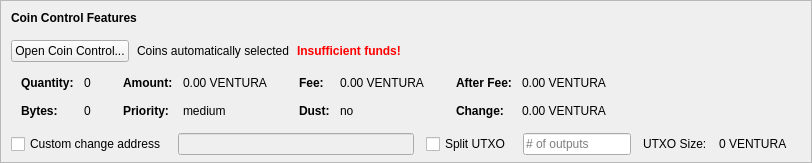
    <widget class="QFrame" name="frameCoinControl">
     <property name="sizePolicy">
      <sizepolicy hsizetype="Expanding" vsizetype="Expanding">
       <horstretch>0</horstretch>
       <verstretch>0</verstretch>
      </sizepolicy>
     </property>
     <property name="maximumSize">
      <size>
       <width>16777215</width>
       <height>16777215</height>
      </size>
     </property>
     <property name="frameShape">
      <enum>QFrame::StyledPanel</enum>
     </property>
     <property name="frameShadow">
      <enum>QFrame::Sunken</enum>
     </property>
     <layout class="QVBoxLayout" name="verticalLayoutCoinControl2">
      <property name="spacing">
       <number>0</number>
      </property>
      <property name="leftMargin">
       <number>0</number>
      </property>
      <property name="topMargin">
       <number>0</number>
      </property>
      <property name="rightMargin">
       <number>0</number>
      </property>
      <property name="bottomMargin">
       <number>6</number>
      </property>
      <item>
       <layout class="QVBoxLayout" name="verticalLayoutCoinControl" stretch="0,0,0,0,1">
        <property name="spacing">
         <number>0</number>
        </property>
        <property name="leftMargin">
         <number>10</number>
        </property>
        <property name="topMargin">
         <number>10</number>
        </property>
        <item>
         <layout class="QHBoxLayout" name="horizontalLayoutCoinControl1">
          <property name="bottomMargin">
           <number>15</number>
          </property>
          <item>
           <widget class="QLabel" name="labelCoinControlFeatures">
            <property name="sizePolicy">
             <sizepolicy hsizetype="Preferred" vsizetype="Maximum">
              <horstretch>0</horstretch>
              <verstretch>0</verstretch>
             </sizepolicy>
            </property>
            <property name="font">
             <font>
              <weight>75</weight>
              <bold>true</bold>
             </font>
            </property>
            <property name="styleSheet">
             <string notr="true">font-weight:bold;</string>
            </property>
            <property name="text">
             <string>Coin Control Features</string>
            </property>
           </widget>
          </item>
         </layout>
        </item>
        <item>
         <layout class="QHBoxLayout" name="horizontalLayoutCoinControl2" stretch="0,0,0,0">
          <property name="spacing">
           <number>8</number>
          </property>
          <property name="bottomMargin">
           <number>10</number>
          </property>
          <item>
           <widget class="QPushButton" name="pushButtonCoinControl">
            <property name="styleSheet">
             <string notr="true"/>
            </property>
            <property name="text">
             <string>Open Coin Control...</string>
            </property>
            <property name="autoDefault">
             <bool>false</bool>
            </property>
           </widget>
          </item>
          <item>
           <widget class="QLabel" name="labelCoinControlAutomaticallySelected">
            <property name="text">
             <string>Coins automatically selected</string>
            </property>
            <property name="margin">
             <number>5</number>
            </property>
           </widget>
          </item>
          <item>
           <widget class="QLabel" name="labelCoinControlInsuffFunds">
            <property name="font">
             <font>
              <weight>75</weight>
              <bold>true</bold>
             </font>
            </property>
            <property name="styleSheet">
             <string notr="true">color:red;font-weight:bold;</string>
            </property>
            <property name="text">
             <string>Insufficient funds!</string>
            </property>
            <property name="margin">
             <number>5</number>
            </property>
           </widget>
          </item>
          <item>
           <spacer name="horizontalSpacerCoinControl">
            <property name="orientation">
             <enum>Qt::Horizontal</enum>
            </property>
            <property name="sizeHint" stdset="0">
             <size>
              <width>40</width>
              <height>1</height>
             </size>
            </property>
           </spacer>
          </item>
         </layout>
        </item>
        <item>
         <widget class="QWidget" name="widgetCoinControl" native="true">
          <property name="sizePolicy">
           <sizepolicy hsizetype="Preferred" vsizetype="Preferred">
            <horstretch>0</horstretch>
            <verstretch>0</verstretch>
           </sizepolicy>
          </property>
          <property name="minimumSize">
           <size>
            <width>0</width>
            <height>0</height>
           </size>
          </property>
          <property name="styleSheet">
           <string notr="true"/>
          </property>
          <layout class="QHBoxLayout" name="horizontalLayoutCoinControl5">
           <property name="leftMargin">
            <number>0</number>
           </property>
           <property name="topMargin">
            <number>0</number>
           </property>
           <property name="rightMargin">
            <number>0</number>
           </property>
           <property name="bottomMargin">
            <number>0</number>
           </property>
           <item>
            <layout class="QHBoxLayout" name="horizontalLayoutCoinControl3" stretch="0,0,0,1">
             <property name="spacing">
              <number>20</number>
             </property>
             <property name="topMargin">
              <number>0</number>
             </property>
             <property name="bottomMargin">
              <number>10</number>
             </property>
             <item>
              <layout class="QFormLayout" name="formLayoutCoinControl1">
               <property name="horizontalSpacing">
                <number>10</number>
               </property>
               <property name="verticalSpacing">
                <number>14</number>
               </property>
               <property name="leftMargin">
                <number>10</number>
               </property>
               <property name="topMargin">
                <number>4</number>
               </property>
               <property name="rightMargin">
                <number>6</number>
               </property>
               <item row="0" column="0">
                <widget class="QLabel" name="labelCoinControlQuantityText">
                 <property name="font">
                  <font>
                   <weight>75</weight>
                   <bold>true</bold>
                  </font>
                 </property>
                 <property name="text">
                  <string>Quantity:</string>
                 </property>
                 <property name="margin">
                  <number>0</number>
                 </property>
                </widget>
               </item>
               <item row="0" column="1">
                <widget class="QLabel" name="labelCoinControlQuantity">
                 <property name="cursor">
                  <cursorShape>IBeamCursor</cursorShape>
                 </property>
                 <property name="contextMenuPolicy">
                  <enum>Qt::ActionsContextMenu</enum>
                 </property>
                 <property name="text">
                  <string notr="true">0</string>
                 </property>
                 <property name="margin">
                  <number>0</number>
                 </property>
                 <property name="textInteractionFlags">
                  <set>Qt::LinksAccessibleByMouse|Qt::TextSelectableByKeyboard|Qt::TextSelectableByMouse</set>
                 </property>
                </widget>
               </item>
               <item row="1" column="0">
                <widget class="QLabel" name="labelCoinControlBytesText">
                 <property name="font">
                  <font>
                   <weight>75</weight>
                   <bold>true</bold>
                  </font>
                 </property>
                 <property name="text">
                  <string>Bytes:</string>
                 </property>
                </widget>
               </item>
               <item row="1" column="1">
                <widget class="QLabel" name="labelCoinControlBytes">
                 <property name="cursor">
                  <cursorShape>IBeamCursor</cursorShape>
                 </property>
                 <property name="contextMenuPolicy">
                  <enum>Qt::ActionsContextMenu</enum>
                 </property>
                 <property name="text">
                  <string notr="true">0</string>
                 </property>
                 <property name="textInteractionFlags">
                  <set>Qt::LinksAccessibleByMouse|Qt::TextSelectableByKeyboard|Qt::TextSelectableByMouse</set>
                 </property>
                </widget>
               </item>
              </layout>
             </item>
             <item>
              <layout class="QFormLayout" name="formLayoutCoinControl2">
               <property name="horizontalSpacing">
                <number>10</number>
               </property>
               <property name="verticalSpacing">
                <number>14</number>
               </property>
               <property name="leftMargin">
                <number>6</number>
               </property>
               <property name="topMargin">
                <number>4</number>
               </property>
               <property name="rightMargin">
                <number>6</number>
               </property>
               <item row="0" column="0">
                <widget class="QLabel" name="labelCoinControlAmountText">
                 <property name="font">
                  <font>
                   <weight>75</weight>
                   <bold>true</bold>
                  </font>
                 </property>
                 <property name="text">
                  <string>Amount:</string>
                 </property>
                 <property name="margin">
                  <number>0</number>
                 </property>
                </widget>
               </item>
               <item row="0" column="1">
                <widget class="QLabel" name="labelCoinControlAmount">
                 <property name="cursor">
                  <cursorShape>IBeamCursor</cursorShape>
                 </property>
                 <property name="contextMenuPolicy">
                  <enum>Qt::ActionsContextMenu</enum>
                 </property>
                 <property name="text">
                  <string notr="true">0.00 VENTURA</string>
                 </property>
                 <property name="textInteractionFlags">
                  <set>Qt::LinksAccessibleByMouse|Qt::TextSelectableByKeyboard|Qt::TextSelectableByMouse</set>
                 </property>
                </widget>
               </item>
               <item row="1" column="0">
                <widget class="QLabel" name="labelCoinControlPriorityText">
                 <property name="font">
                  <font>
                   <weight>75</weight>
                   <bold>true</bold>
                  </font>
                 </property>
                 <property name="text">
                  <string>Priority:</string>
                 </property>
                </widget>
               </item>
               <item row="1" column="1">
                <widget class="QLabel" name="labelCoinControlPriority">
                 <property name="cursor">
                  <cursorShape>IBeamCursor</cursorShape>
                 </property>
                 <property name="contextMenuPolicy">
                  <enum>Qt::ActionsContextMenu</enum>
                 </property>
                 <property name="text">
                  <string>medium</string>
                 </property>
                 <property name="textInteractionFlags">
                  <set>Qt::LinksAccessibleByMouse|Qt::TextSelectableByKeyboard|Qt::TextSelectableByMouse</set>
                 </property>
                </widget>
               </item>
              </layout>
             </item>
             <item>
              <layout class="QFormLayout" name="formLayoutCoinControl3">
               <property name="horizontalSpacing">
                <number>10</number>
               </property>
               <property name="verticalSpacing">
                <number>14</number>
               </property>
               <property name="leftMargin">
                <number>6</number>
               </property>
               <property name="topMargin">
                <number>4</number>
               </property>
               <property name="rightMargin">
                <number>6</number>
               </property>
               <item row="0" column="0">
                <widget class="QLabel" name="labelCoinControlFeeText">
                 <property name="font">
                  <font>
                   <weight>75</weight>
                   <bold>true</bold>
                  </font>
                 </property>
                 <property name="text">
                  <string>Fee:</string>
                 </property>
                 <property name="margin">
                  <number>0</number>
                 </property>
                </widget>
               </item>
               <item row="0" column="1">
                <widget class="QLabel" name="labelCoinControlFee">
                 <property name="cursor">
                  <cursorShape>IBeamCursor</cursorShape>
                 </property>
                 <property name="contextMenuPolicy">
                  <enum>Qt::ActionsContextMenu</enum>
                 </property>
                 <property name="text">
                  <string notr="true">0.00 VENTURA</string>
                 </property>
                 <property name="textInteractionFlags">
                  <set>Qt::LinksAccessibleByMouse|Qt::TextSelectableByKeyboard|Qt::TextSelectableByMouse</set>
                 </property>
                </widget>
               </item>
               <item row="1" column="0">
                <widget class="QLabel" name="labelCoinControlLowOutputText">
                 <property name="font">
                  <font>
                   <weight>75</weight>
                   <bold>true</bold>
                  </font>
                 </property>
                 <property name="text">
                  <string>Dust:</string>
                 </property>
                </widget>
               </item>
               <item row="1" column="1">
                <widget class="QLabel" name="labelCoinControlLowOutput">
                 <property name="cursor">
                  <cursorShape>IBeamCursor</cursorShape>
                 </property>
                 <property name="contextMenuPolicy">
                  <enum>Qt::ActionsContextMenu</enum>
                 </property>
                 <property name="text">
                  <string>no</string>
                 </property>
                 <property name="textInteractionFlags">
                  <set>Qt::LinksAccessibleByMouse|Qt::TextSelectableByKeyboard|Qt::TextSelectableByMouse</set>
                 </property>
                </widget>
               </item>
              </layout>
             </item>
             <item>
              <layout class="QFormLayout" name="formLayoutCoinControl4">
               <property name="horizontalSpacing">
                <number>10</number>
               </property>
               <property name="verticalSpacing">
                <number>14</number>
               </property>
               <property name="leftMargin">
                <number>6</number>
               </property>
               <property name="topMargin">
                <number>4</number>
               </property>
               <property name="rightMargin">
                <number>6</number>
               </property>
               <item row="0" column="0">
                <widget class="QLabel" name="labelCoinControlAfterFeeText">
                 <property name="font">
                  <font>
                   <weight>75</weight>
                   <bold>true</bold>
                  </font>
                 </property>
                 <property name="text">
                  <string>After Fee:</string>
                 </property>
                 <property name="margin">
                  <number>0</number>
                 </property>
                </widget>
               </item>
               <item row="0" column="1">
                <widget class="QLabel" name="labelCoinControlAfterFee">
                 <property name="cursor">
                  <cursorShape>IBeamCursor</cursorShape>
                 </property>
                 <property name="contextMenuPolicy">
                  <enum>Qt::ActionsContextMenu</enum>
                 </property>
                 <property name="text">
                  <string notr="true">0.00 VENTURA</string>
                 </property>
                 <property name="textInteractionFlags">
                  <set>Qt::LinksAccessibleByMouse|Qt::TextSelectableByKeyboard|Qt::TextSelectableByMouse</set>
                 </property>
                </widget>
               </item>
               <item row="1" column="0">
                <widget class="QLabel" name="labelCoinControlChangeText">
                 <property name="font">
                  <font>
                   <weight>75</weight>
                   <bold>true</bold>
                  </font>
                 </property>
                 <property name="text">
                  <string>Change:</string>
                 </property>
                </widget>
               </item>
               <item row="1" column="1">
                <widget class="QLabel" name="labelCoinControlChange">
                 <property name="cursor">
                  <cursorShape>IBeamCursor</cursorShape>
                 </property>
                 <property name="contextMenuPolicy">
                  <enum>Qt::ActionsContextMenu</enum>
                 </property>
                 <property name="text">
                  <string notr="true">0.00 VENTURA</string>
                 </property>
                 <property name="textInteractionFlags">
                  <set>Qt::LinksAccessibleByMouse|Qt::TextSelectableByKeyboard|Qt::TextSelectableByMouse</set>
                 </property>
                </widget>
               </item>
              </layout>
             </item>
            </layout>
           </item>
          </layout>
         </widget>
        </item>
        <item>
         <layout class="QHBoxLayout" name="horizontalLayoutCoinControl4" stretch="0,0,0,0,0,0,0">
          <property name="spacing">
           <number>12</number>
          </property>
          <property name="sizeConstraint">
           <enum>QLayout::SetDefaultConstraint</enum>
          </property>
          <property name="topMargin">
           <number>5</number>
          </property>
          <property name="rightMargin">
           <number>5</number>
          </property>
          <item>
           <widget class="QCheckBox" name="checkBoxCoinControlChange">
            <property name="toolTip">
             <string>If this is activated, but the change address is empty or invalid, change will be sent to a newly generated address.</string>
            </property>
            <property name="text">
             <string>Custom change address</string>
            </property>
           </widget>
          </item>
          <item>
           <widget class="QValidatedLineEdit" name="lineEditCoinControlChange">
            <property name="enabled">
             <bool>false</bool>
            </property>
            <property name="sizePolicy">
             <sizepolicy hsizetype="Expanding" vsizetype="Fixed">
              <horstretch>0</horstretch>
              <verstretch>0</verstretch>
             </sizepolicy>
            </property>
           </widget>
          </item>
          <item>
           <widget class="QCheckBox" name="splitBlockCheckBox">
            <property name="text">
             <string>Split UTXO</string>
            </property>
           </widget>
          </item>
          <item>
           <widget class="QLineEdit" name="splitBlockLineEdit">
            <property name="sizePolicy">
             <sizepolicy hsizetype="Fixed" vsizetype="Fixed">
              <horstretch>50</horstretch>
              <verstretch>0</verstretch>
             </sizepolicy>
            </property>
            <property name="placeholderText">
             <string># of outputs</string>
            </property>
           </widget>
          </item>
          <item>
           <widget class="QLabel" name="labelBlockSizeText">
            <property name="text">
             <string>UTXO Size:</string>
            </property>
           </widget>
          </item>
          <item>
           <widget class="QLabel" name="labelBlockSize">
            <property name="text">
             <string>0 VENTURA</string>
            </property>
           </widget>
          </item>
          <item>
           <widget class="QLabel" name="labelCoinControlChangeLabel">
            <property name="sizePolicy">
             <sizepolicy hsizetype="Preferred" vsizetype="Expanding">
              <horstretch>0</horstretch>
              <verstretch>0</verstretch>
             </sizepolicy>
            </property>
            <property name="minimumSize">
             <size>
              <width>0</width>
              <height>0</height>
             </size>
            </property>
            <property name="text">
             <string/>
            </property>
            <property name="margin">
             <number>3</number>
            </property>
           </widget>
          </item>
         </layout>
        </item>
        <item>
         <spacer name="verticalSpacerCoinControl">
          <property name="orientation">
           <enum>Qt::Vertical</enum>
          </property>
          <property name="sizeHint" stdset="0">
           <size>
            <width>800</width>
            <height>1</height>
           </size>
          </property>
         </spacer>
        </item>
       </layout>
      </item>
     </layout>
    </widget>
